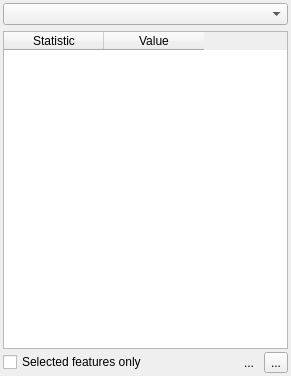
<?xml version="1.0" encoding="UTF-8"?>
<ui version="4.0">
 <class>QgsStatisticalSummaryWidgetBase</class>
 <widget class="QDockWidget" name="QgsStatisticalSummaryWidgetBase">
  <property name="geometry">
   <rect>
    <x>0</x>
    <y>0</y>
    <width>291</width>
    <height>376</height>
   </rect>
  </property>
  <property name="windowTitle">
   <string>Statistics</string>
  </property>
  <widget class="QWidget" name="mContents">
   <layout class="QVBoxLayout" name="verticalLayout">
    <property name="spacing">
     <number>3</number>
    </property>
    <property name="leftMargin">
     <number>3</number>
    </property>
    <property name="topMargin">
     <number>3</number>
    </property>
    <property name="rightMargin">
     <number>3</number>
    </property>
    <property name="bottomMargin">
     <number>3</number>
    </property>
    <item>
     <widget class="QgsMapLayerComboBox" name="mLayerComboBox"/>
    </item>
    <item>
     <widget class="QgsFieldExpressionWidget" name="mFieldExpressionWidget" native="true">
      <property name="sizePolicy">
       <sizepolicy hsizetype="Expanding" vsizetype="Preferred">
        <horstretch>0</horstretch>
        <verstretch>0</verstretch>
       </sizepolicy>
      </property>
      <property name="maximumSize">
       <size>
        <width>16777215</width>
        <height>16777215</height>
       </size>
      </property>
     </widget>
    </item>
    <item>
     <widget class="QTableWidget" name="mStatisticsTable">
      <property name="alternatingRowColors">
       <bool>true</bool>
      </property>
      <attribute name="horizontalHeaderVisible">
       <bool>true</bool>
      </attribute>
      <attribute name="verticalHeaderVisible">
       <bool>false</bool>
      </attribute>
      <column>
       <property name="text">
        <string>Statistic</string>
       </property>
      </column>
      <column>
       <property name="text">
        <string>Value</string>
       </property>
      </column>
     </widget>
    </item>
    <item>
     <layout class="QHBoxLayout" name="horizontalLayout">
      <item>
       <widget class="QCheckBox" name="mSelectedOnlyCheckBox">
        <property name="text">
         <string>Selected features only</string>
        </property>
       </widget>
      </item>
      <item>
       <widget class="QToolButton" name="mButtonRefresh">
        <property name="toolTip">
         <string>Recalculate Statistics</string>
        </property>
        <property name="text">
         <string>...</string>
        </property>
        <property name="icon">
         <iconset resource="../../images/images.qrc">
          <normaloff>:/images/themes/default/mActionDraw.svg</normaloff>:/images/themes/default/mActionDraw.svg</iconset>
        </property>
        <property name="autoRaise">
         <bool>true</bool>
        </property>
       </widget>
      </item>
      <item>
       <widget class="QToolButton" name="mOptionsToolButton">
        <property name="text">
         <string>...</string>
        </property>
        <property name="popupMode">
         <enum>QToolButton::InstantPopup</enum>
        </property>
       </widget>
      </item>
     </layout>
    </item>
   </layout>
  </widget>
 </widget>
 <customwidgets>
  <customwidget>
   <class>QgsFieldExpressionWidget</class>
   <extends>QWidget</extends>
   <header>qgsfieldexpressionwidget.h</header>
   <container>1</container>
  </customwidget>
  <customwidget>
   <class>QgsMapLayerComboBox</class>
   <extends>QComboBox</extends>
   <header>qgsmaplayercombobox.h</header>
  </customwidget>
 </customwidgets>
 <resources>
  <include location="../../images/images.qrc"/>
 </resources>
 <connections/>
</ui>
